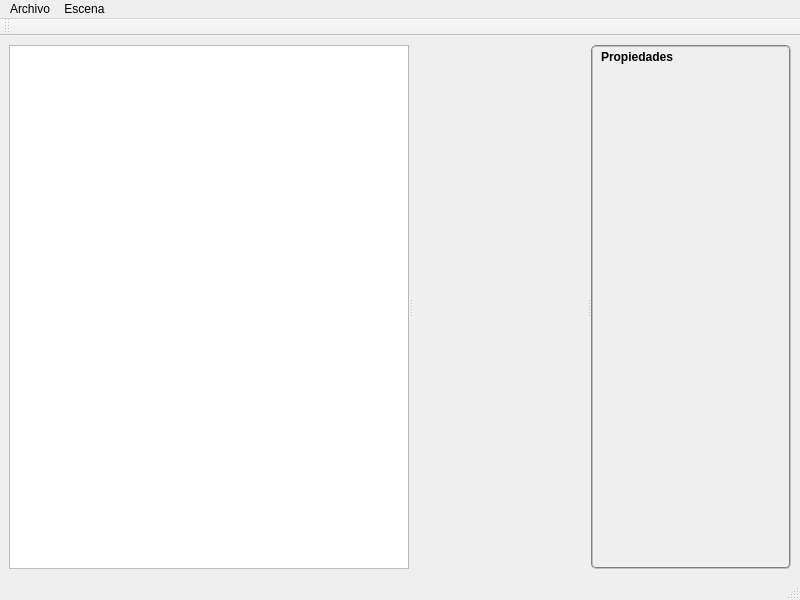
<?xml version="1.0" encoding="UTF-8"?>
<ui version="4.0">
 <class>MainWindowClass</class>
 <widget class="QMainWindow" name="MainWindowClass">
  <property name="geometry">
   <rect>
    <x>0</x>
    <y>0</y>
    <width>800</width>
    <height>600</height>
   </rect>
  </property>
  <property name="windowTitle">
   <string>MainWindow</string>
  </property>
  <widget class="QWidget" name="centralwidget">
   <layout class="QVBoxLayout" name="verticalLayout_2">
    <item>
     <widget class="QSplitter" name="splitter">
      <property name="orientation">
       <enum>Qt::Horizontal</enum>
      </property>
      <widget class="QTreeView" name="arbolXML">
       <property name="sizePolicy">
        <sizepolicy hsizetype="Preferred" vsizetype="Expanding">
         <horstretch>0</horstretch>
         <verstretch>0</verstretch>
        </sizepolicy>
       </property>
       <property name="maximumSize">
        <size>
         <width>400</width>
         <height>16777215</height>
        </size>
       </property>
      </widget>
      <widget class="QWidget" name="verticalLayoutWidget">
       <layout class="QVBoxLayout" name="layoutOgre">
        <property name="sizeConstraint">
         <enum>QLayout::SetMaximumSize</enum>
        </property>
       </layout>
      </widget>
      <widget class="QGroupBox" name="GroupPropiedades">
       <property name="sizePolicy">
        <sizepolicy hsizetype="Fixed" vsizetype="Expanding">
         <horstretch>0</horstretch>
         <verstretch>0</verstretch>
        </sizepolicy>
       </property>
       <property name="maximumSize">
        <size>
         <width>200</width>
         <height>16777215</height>
        </size>
       </property>
       <property name="styleSheet">
        <string notr="true">QGroupBox {font-weight: bold;  border: 2px groove gray;  border-radius: 5px;  padding: 0 2px;}   QGroupBox::title{top: 5px; left: 8px;}</string>
       </property>
       <property name="title">
        <string>Propiedades</string>
       </property>
      </widget>
     </widget>
    </item>
   </layout>
  </widget>
  <widget class="QMenuBar" name="menubar">
   <property name="geometry">
    <rect>
     <x>0</x>
     <y>0</y>
     <width>800</width>
     <height>25</height>
    </rect>
   </property>
   <widget class="QMenu" name="menuArchivo">
    <property name="title">
     <string>Archivo</string>
    </property>
    <addaction name="actionCargarRecursos"/>
   </widget>
   <widget class="QMenu" name="menuEscena">
    <property name="title">
     <string>Escena</string>
    </property>
    <addaction name="actionCargarSprites"/>
   </widget>
   <addaction name="menuArchivo"/>
   <addaction name="menuEscena"/>
  </widget>
  <widget class="QStatusBar" name="statusbar"/>
  <widget class="QToolBar" name="toolBar">
   <property name="windowTitle">
    <string>toolBar</string>
   </property>
   <attribute name="toolBarArea">
    <enum>TopToolBarArea</enum>
   </attribute>
   <attribute name="toolBarBreak">
    <bool>false</bool>
   </attribute>
  </widget>
  <action name="actionCargarRecursos">
   <property name="text">
    <string>Cargar Recursos</string>
   </property>
  </action>
  <action name="actionSalir">
   <property name="text">
    <string>Salir</string>
   </property>
  </action>
  <action name="actionCargarSprites">
   <property name="text">
    <string>Cargar Sprites</string>
   </property>
  </action>
 </widget>
 <resources/>
 <connections/>
</ui>
